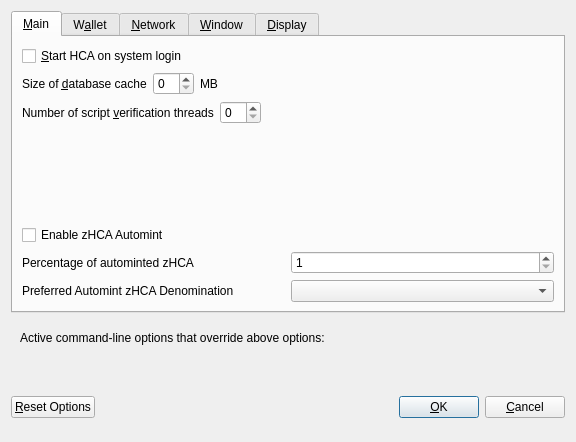
<?xml version="1.0" encoding="UTF-8"?>
<ui version="4.0">
 <class>OptionsDialog</class>
 <widget class="QDialog" name="OptionsDialog">
  <property name="geometry">
   <rect>
    <x>0</x>
    <y>0</y>
    <width>576</width>
    <height>442</height>
   </rect>
  </property>
  <property name="windowTitle">
   <string>Options</string>
  </property>
  <property name="modal">
   <bool>true</bool>
  </property>
  <layout class="QVBoxLayout" name="verticalLayout">
   <item>
    <widget class="QTabWidget" name="tabWidget">
     <property name="currentIndex">
      <number>0</number>
     </property>
     <widget class="QWidget" name="tabMain">
      <attribute name="title">
       <string>&amp;Main</string>
      </attribute>
      <layout class="QVBoxLayout" name="verticalLayout_Main">
       <item>
        <widget class="QCheckBox" name="bitcoinAtStartup">
         <property name="toolTip">
          <string>Automatically start HCA after logging in to the system.</string>
         </property>
         <property name="text">
          <string>&amp;Start HCA on system login</string>
         </property>
        </widget>
       </item>
       <item>
        <layout class="QHBoxLayout" name="horizontalLayout_2_Main">
         <item>
          <widget class="QLabel" name="databaseCacheLabel">
           <property name="text">
            <string>Size of &amp;database cache</string>
           </property>
           <property name="textFormat">
            <enum>Qt::PlainText</enum>
           </property>
           <property name="buddy">
            <cstring>databaseCache</cstring>
           </property>
          </widget>
         </item>
         <item>
          <widget class="QSpinBox" name="databaseCache"/>
         </item>
         <item>
          <widget class="QLabel" name="databaseCacheUnitLabel">
           <property name="text">
            <string>MB</string>
           </property>
           <property name="textFormat">
            <enum>Qt::PlainText</enum>
           </property>
          </widget>
         </item>
         <item>
          <spacer name="horizontalSpacer_2_Main">
           <property name="orientation">
            <enum>Qt::Horizontal</enum>
           </property>
           <property name="sizeHint" stdset="0">
            <size>
             <width>40</width>
             <height>20</height>
            </size>
           </property>
          </spacer>
         </item>
        </layout>
       </item>
       <item>
        <layout class="QHBoxLayout" name="horizontalLayout_3_Main">
         <item>
          <widget class="QLabel" name="threadsScriptVerifLabel">
           <property name="text">
            <string>Number of script &amp;verification threads</string>
           </property>
           <property name="textFormat">
            <enum>Qt::PlainText</enum>
           </property>
           <property name="buddy">
            <cstring>threadsScriptVerif</cstring>
           </property>
          </widget>
         </item>
         <item>
          <widget class="QSpinBox" name="threadsScriptVerif">
           <property name="toolTip">
            <string>(0 = auto, &lt;0 = leave that many cores free)</string>
           </property>
          </widget>
         </item>
         <item>
          <spacer name="horizontalSpacer_3_Main">
           <property name="orientation">
            <enum>Qt::Horizontal</enum>
           </property>
           <property name="sizeHint" stdset="0">
            <size>
             <width>40</width>
             <height>20</height>
            </size>
           </property>
          </spacer>
         </item>
        </layout>
       </item>
       <item>
        <spacer name="verticalSpacer_2">
         <property name="orientation">
          <enum>Qt::Vertical</enum>
         </property>
         <property name="sizeHint" stdset="0">
          <size>
           <width>20</width>
           <height>40</height>
          </size>
         </property>
        </spacer>
       </item>
       <item>
        <widget class="QCheckBox" name="checkBoxZeromintEnable">
         <property name="toolTip">
          <string>Enable automatic minting of HCA units to zHCA</string>
         </property>
         <property name="layoutDirection">
          <enum>Qt::LeftToRight</enum>
         </property>
         <property name="text">
          <string>Enable zHCA Automint</string>
         </property>
        </widget>
       </item>
       <item>
        <layout class="QHBoxLayout" name="horizontalLayout_3">
         <item>
          <widget class="QLabel" name="percentage_label">
           <property name="toolTip">
            <string>Percentage of incoming HCA which get automatically converted to zHCA via Zerocoin Protocol (min: 10%)</string>
           </property>
           <property name="text">
            <string>Percentage of autominted zHCA</string>
           </property>
          </widget>
         </item>
         <item>
          <widget class="QSpinBox" name="zeromintPercentage">
           <property name="minimum">
            <number>1</number>
           </property>
           <property name="maximum">
            <number>100</number>
           </property>
          </widget>
         </item>
        </layout>
       </item>
       <item>
        <layout class="QHBoxLayout" name="horizontalLayout" stretch="0,0">
         <property name="sizeConstraint">
          <enum>QLayout::SetFixedSize</enum>
         </property>
         <item>
          <widget class="QLabel" name="labelPreferredDenom">
           <property name="maximumSize">
            <size>
             <width>16777215</width>
             <height>16777215</height>
            </size>
           </property>
           <property name="toolTip">
            <string>Wait with automatic conversion to Zerocoin until enough HCA for this denomination is available</string>
           </property>
           <property name="text">
            <string>Preferred Automint zHCA Denomination</string>
           </property>
          </widget>
         </item>
         <item>
          <widget class="QComboBox" name="preferredDenom">
           <property name="maximumSize">
            <size>
             <width>16777215</width>
             <height>27</height>
            </size>
           </property>
           <property name="toolTip">
            <string>Wait with automatic conversion to Zerocoin until enough HCA for this denomination is available</string>
           </property>
           <property name="maxVisibleItems">
            <number>9</number>
           </property>
           <property name="maxCount">
            <number>9</number>
           </property>
          </widget>
         </item>
        </layout>
       </item>
      </layout>
     </widget>
     <widget class="QWidget" name="tabWallet">
      <attribute name="title">
       <string>W&amp;allet</string>
      </attribute>
      <layout class="QVBoxLayout" name="verticalLayout_Wallet">
       <item>
        <layout class="QHBoxLayout" name="horizontalLayout_2_Wallet">
         <item>
          <widget class="QLabel" name="labelStakeSplitThresholdText">
           <property name="text">
            <string>Stake split threshold:</string>
           </property>
          </widget>
         </item>
         <item>
          <widget class="QSpinBox" name="spinBoxStakeSplitThreshold">
           <property name="minimum">
            <number>1</number>
           </property>
           <property name="maximum">
            <number>999999</number>
           </property>
          </widget>
         </item>
        </layout>
       </item>
       <item>
        <widget class="QGroupBox" name="groupBox">
         <property name="title">
          <string>Expert</string>
         </property>
         <layout class="QVBoxLayout" name="verticalLayout_2">
          <item>
           <widget class="QCheckBox" name="coinControlFeatures">
            <property name="toolTip">
             <string>Whether to show coin control features or not.</string>
            </property>
            <property name="text">
             <string>Enable coin &amp;control features</string>
            </property>
           </widget>
          </item>
          <item>
           <widget class="QCheckBox" name="showMasternodesTab">
            <property name="toolTip">
             <string>Show additional tab listing all your masternodes in first sub-tab&lt;br/&gt;and all masternodes on the network in second sub-tab.</string>
            </property>
            <property name="text">
             <string>Show Masternodes Tab</string>
            </property>
           </widget>
          </item>
          <item>
           <widget class="QCheckBox" name="spendZeroConfChange">
            <property name="toolTip">
             <string>If you disable the spending of unconfirmed change, the change from a transaction&lt;br/&gt;cannot be used until that transaction has at least one confirmation.&lt;br/&gt;This also affects how your balance is computed.</string>
            </property>
            <property name="text">
             <string>&amp;Spend unconfirmed change</string>
            </property>
           </widget>
          </item>
         </layout>
        </widget>
       </item>
       <item>
        <spacer name="verticalSpacer_Wallet">
         <property name="orientation">
          <enum>Qt::Vertical</enum>
         </property>
         <property name="sizeHint" stdset="0">
          <size>
           <width>20</width>
           <height>40</height>
          </size>
         </property>
        </spacer>
       </item>
      </layout>
     </widget>
     <widget class="QWidget" name="tabNetwork">
      <attribute name="title">
       <string>&amp;Network</string>
      </attribute>
      <layout class="QVBoxLayout" name="verticalLayout_Network">
       <item>
        <widget class="QCheckBox" name="mapPortUpnp">
         <property name="toolTip">
          <string>Automatically open the HCA client port on the router. This only works when your router supports UPnP and it is enabled.</string>
         </property>
         <property name="text">
          <string>Map port using &amp;UPnP</string>
         </property>
        </widget>
       </item>
       <item>
        <widget class="QCheckBox" name="allowIncoming">
         <property name="toolTip">
          <string>Accept connections from outside</string>
         </property>
         <property name="text">
          <string>Allow incoming connections</string>
         </property>
        </widget>
       </item>
       <item>
        <widget class="QCheckBox" name="connectSocks">
         <property name="toolTip">
          <string>Connect to the HCA network through a SOCKS5 proxy.</string>
         </property>
         <property name="text">
          <string>&amp;Connect through SOCKS5 proxy (default proxy):</string>
         </property>
        </widget>
       </item>
       <item>
        <layout class="QHBoxLayout" name="horizontalLayout_1_Network">
         <item>
          <widget class="QLabel" name="proxyIpLabel">
           <property name="text">
            <string>Proxy &amp;IP:</string>
           </property>
           <property name="textFormat">
            <enum>Qt::PlainText</enum>
           </property>
           <property name="buddy">
            <cstring>proxyIp</cstring>
           </property>
          </widget>
         </item>
         <item>
          <widget class="QValidatedLineEdit" name="proxyIp">
           <property name="minimumSize">
            <size>
             <width>140</width>
             <height>0</height>
            </size>
           </property>
           <property name="maximumSize">
            <size>
             <width>140</width>
             <height>16777215</height>
            </size>
           </property>
           <property name="toolTip">
            <string>IP address of the proxy (e.g. IPv4: 127.0.0.1 / IPv6: ::1)</string>
           </property>
          </widget>
         </item>
         <item>
          <widget class="QLabel" name="proxyPortLabel">
           <property name="text">
            <string>&amp;Port:</string>
           </property>
           <property name="textFormat">
            <enum>Qt::PlainText</enum>
           </property>
           <property name="buddy">
            <cstring>proxyPort</cstring>
           </property>
          </widget>
         </item>
         <item>
          <widget class="QLineEdit" name="proxyPort">
           <property name="minimumSize">
            <size>
             <width>55</width>
             <height>0</height>
            </size>
           </property>
           <property name="maximumSize">
            <size>
             <width>55</width>
             <height>16777215</height>
            </size>
           </property>
           <property name="toolTip">
            <string>Port of the proxy (e.g. 9050)</string>
           </property>
          </widget>
         </item>
         <item>
          <spacer name="horizontalSpacer_1_Network">
           <property name="orientation">
            <enum>Qt::Horizontal</enum>
           </property>
           <property name="sizeHint" stdset="0">
            <size>
             <width>40</width>
             <height>20</height>
            </size>
           </property>
          </spacer>
         </item>
        </layout>
       </item>
       <item>
        <spacer name="verticalSpacer_Network">
         <property name="orientation">
          <enum>Qt::Vertical</enum>
         </property>
         <property name="sizeHint" stdset="0">
          <size>
           <width>20</width>
           <height>40</height>
          </size>
         </property>
        </spacer>
       </item>
      </layout>
     </widget>
     <widget class="QWidget" name="tabWindow">
      <attribute name="title">
       <string>&amp;Window</string>
      </attribute>
      <layout class="QVBoxLayout" name="verticalLayout_Window">
       <item>
        <widget class="QCheckBox" name="minimizeToTray">
         <property name="toolTip">
          <string>Show only a tray icon after minimizing the window.</string>
         </property>
         <property name="text">
          <string>&amp;Minimize to the tray instead of the taskbar</string>
         </property>
        </widget>
       </item>
       <item>
        <widget class="QCheckBox" name="minimizeOnClose">
         <property name="toolTip">
          <string>Minimize instead of exit the application when the window is closed. When this option is enabled, the application will be closed only after selecting Quit in the menu.</string>
         </property>
         <property name="text">
          <string>M&amp;inimize on close</string>
         </property>
        </widget>
       </item>
       <item>
        <spacer name="verticalSpacer_Window">
         <property name="orientation">
          <enum>Qt::Vertical</enum>
         </property>
         <property name="sizeHint" stdset="0">
          <size>
           <width>20</width>
           <height>40</height>
          </size>
         </property>
        </spacer>
       </item>
      </layout>
     </widget>
     <widget class="QWidget" name="tabDisplay">
      <attribute name="title">
       <string>&amp;Display</string>
      </attribute>
      <layout class="QVBoxLayout" name="verticalLayout_Display">
       <item>
        <layout class="QHBoxLayout" name="horizontalLayout_1_Display">
         <item>
          <widget class="QLabel" name="langLabel">
           <property name="text">
            <string>User Interface &amp;language:</string>
           </property>
           <property name="textFormat">
            <enum>Qt::PlainText</enum>
           </property>
           <property name="buddy">
            <cstring>lang</cstring>
           </property>
          </widget>
         </item>
         <item>
          <widget class="QValueComboBox" name="lang">
           <property name="toolTip">
            <string>The user interface language can be set here. This setting will take effect after restarting HCA.</string>
           </property>
          </widget>
         </item>
        </layout>
       </item>
       <item>
        <widget class="QLabel" name="label_3">
         <property name="toolTip">
          <string notr="true"/>
         </property>
         <property name="statusTip">
          <string notr="true"/>
         </property>
         <property name="whatsThis">
          <string notr="true"/>
         </property>
         <property name="accessibleName">
          <string notr="true"/>
         </property>
         <property name="text">
         </property>
         <property name="wordWrap">
          <bool>true</bool>
         </property>
         <property name="openExternalLinks">
          <bool>true</bool>
         </property>
         <property name="textInteractionFlags">
          <set>Qt::TextBrowserInteraction</set>
         </property>
        </widget>
       </item>
       <item>
        <layout class="QHBoxLayout" name="horizontalLayout_4_Display" stretch="0,0">
         <item>
          <widget class="QLabel" name="themeLabel">
           <property name="text">
            <string>User Interface Theme:</string>
           </property>
          </widget>
         </item>
         <item>
          <widget class="QValueComboBox" name="theme"/>
         </item>
        </layout>
       </item>
       <item>
        <widget class="Line" name="line">
         <property name="orientation">
          <enum>Qt::Horizontal</enum>
         </property>
        </widget>
       </item>
       <item>
        <layout class="QHBoxLayout" name="horizontalLayout_2_Display">
         <item>
          <widget class="QLabel" name="unitLabel">
           <property name="text">
            <string>&amp;Unit to show amounts in:</string>
           </property>
           <property name="textFormat">
            <enum>Qt::PlainText</enum>
           </property>
           <property name="buddy">
            <cstring>unit</cstring>
           </property>
          </widget>
         </item>
         <item>
          <widget class="QValueComboBox" name="unit">
           <property name="toolTip">
            <string>Choose the default subdivision unit to show in the interface and when sending coins.</string>
           </property>
          </widget>
         </item>
        </layout>
       </item>
       <item>
        <layout class="QHBoxLayout" name="horizontalLayout_5_Display">
         <item>
          <widget class="QLabel" name="digitsLabel">
           <property name="text">
            <string>Decimal digits</string>
           </property>
          </widget>
         </item>
         <item>
          <widget class="QValueComboBox" name="digits"/>
         </item>
        </layout>
       </item>
       <item>
        <widget class="QCheckBox" name="checkBoxHideZeroBalances">
         <property name="toolTip">
          <string>Hide empty balances</string>
         </property>
         <property name="layoutDirection">
          <enum>Qt::LeftToRight</enum>
         </property>
         <property name="text">
          <string>Hide empty balances</string>
         </property>
        </widget>
       </item>
       <item>
        <layout class="QHBoxLayout" name="horizontalLayout_3_Display">
         <item>
          <widget class="QLabel" name="thirdPartyTxUrlsLabel">
           <property name="toolTip">
            <string>Third party URLs (e.g. a block explorer) that appear in the transactions tab as context menu items. %s in the URL is replaced by transaction hash. Multiple URLs are separated by vertical bar |.</string>
           </property>
           <property name="text">
            <string>Third party transaction URLs</string>
           </property>
           <property name="buddy">
            <cstring>thirdPartyTxUrls</cstring>
           </property>
          </widget>
         </item>
         <item>
          <widget class="QLineEdit" name="thirdPartyTxUrls">
           <property name="toolTip">
            <string>Third party URLs (e.g. a block explorer) that appear in the transactions tab as context menu items. %s in the URL is replaced by transaction hash. Multiple URLs are separated by vertical bar |.</string>
           </property>
          </widget>
         </item>
        </layout>
       </item>
       <item>
        <spacer name="verticalSpacer">
         <property name="orientation">
          <enum>Qt::Vertical</enum>
         </property>
         <property name="sizeHint" stdset="0">
          <size>
           <width>20</width>
           <height>40</height>
          </size>
         </property>
        </spacer>
       </item>
      </layout>
     </widget>
    </widget>
   </item>
   <item>
    <widget class="QFrame" name="frame">
     <layout class="QVBoxLayout" name="verticalLayout_Bottom">
      <item>
       <layout class="QHBoxLayout" name="horizontalLayout_Bottom">
        <item>
         <widget class="QLabel" name="overriddenByCommandLineInfoLabel">
          <property name="text">
           <string>Active command-line options that override above options:</string>
          </property>
          <property name="textFormat">
           <enum>Qt::PlainText</enum>
          </property>
         </widget>
        </item>
        <item>
         <spacer name="horizontalSpacer_Bottom">
          <property name="orientation">
           <enum>Qt::Horizontal</enum>
          </property>
          <property name="sizeHint" stdset="0">
           <size>
            <width>40</width>
            <height>20</height>
           </size>
          </property>
         </spacer>
        </item>
       </layout>
      </item>
      <item>
       <widget class="QLabel" name="overriddenByCommandLineLabel">
        <property name="text">
         <string/>
        </property>
        <property name="textFormat">
         <enum>Qt::PlainText</enum>
        </property>
        <property name="wordWrap">
         <bool>true</bool>
        </property>
       </widget>
      </item>
     </layout>
    </widget>
   </item>
   <item>
    <layout class="QHBoxLayout" name="horizontalLayout_Buttons">
     <item>
      <widget class="QPushButton" name="resetButton">
       <property name="toolTip">
        <string>Reset all client options to default.</string>
       </property>
       <property name="text">
        <string>&amp;Reset Options</string>
       </property>
       <property name="autoDefault">
        <bool>false</bool>
       </property>
      </widget>
     </item>
     <item>
      <spacer name="horizontalSpacer_1">
       <property name="orientation">
        <enum>Qt::Horizontal</enum>
       </property>
       <property name="sizeHint" stdset="0">
        <size>
         <width>40</width>
         <height>48</height>
        </size>
       </property>
      </spacer>
     </item>
     <item>
      <widget class="QLabel" name="statusLabel">
       <property name="minimumSize">
        <size>
         <width>200</width>
         <height>0</height>
        </size>
       </property>
       <property name="font">
        <font>
         <weight>75</weight>
         <bold>true</bold>
        </font>
       </property>
       <property name="text">
        <string/>
       </property>
       <property name="textFormat">
        <enum>Qt::PlainText</enum>
       </property>
       <property name="wordWrap">
        <bool>true</bool>
       </property>
      </widget>
     </item>
     <item>
      <spacer name="horizontalSpacer_2">
       <property name="orientation">
        <enum>Qt::Horizontal</enum>
       </property>
       <property name="sizeHint" stdset="0">
        <size>
         <width>40</width>
         <height>48</height>
        </size>
       </property>
      </spacer>
     </item>
     <item>
      <widget class="QPushButton" name="okButton">
       <property name="text">
        <string>&amp;OK</string>
       </property>
       <property name="autoDefault">
        <bool>false</bool>
       </property>
       <property name="default">
        <bool>true</bool>
       </property>
      </widget>
     </item>
     <item>
      <widget class="QPushButton" name="cancelButton">
       <property name="text">
        <string>&amp;Cancel</string>
       </property>
       <property name="autoDefault">
        <bool>false</bool>
       </property>
      </widget>
     </item>
    </layout>
   </item>
  </layout>
 </widget>
 <customwidgets>
  <customwidget>
   <class>QValidatedLineEdit</class>
   <extends>QLineEdit</extends>
   <header>qvalidatedlineedit.h</header>
  </customwidget>
  <customwidget>
   <class>QValueComboBox</class>
   <extends>QComboBox</extends>
   <header>qvaluecombobox.h</header>
  </customwidget>
 </customwidgets>
 <resources/>
 <connections/>
</ui>
